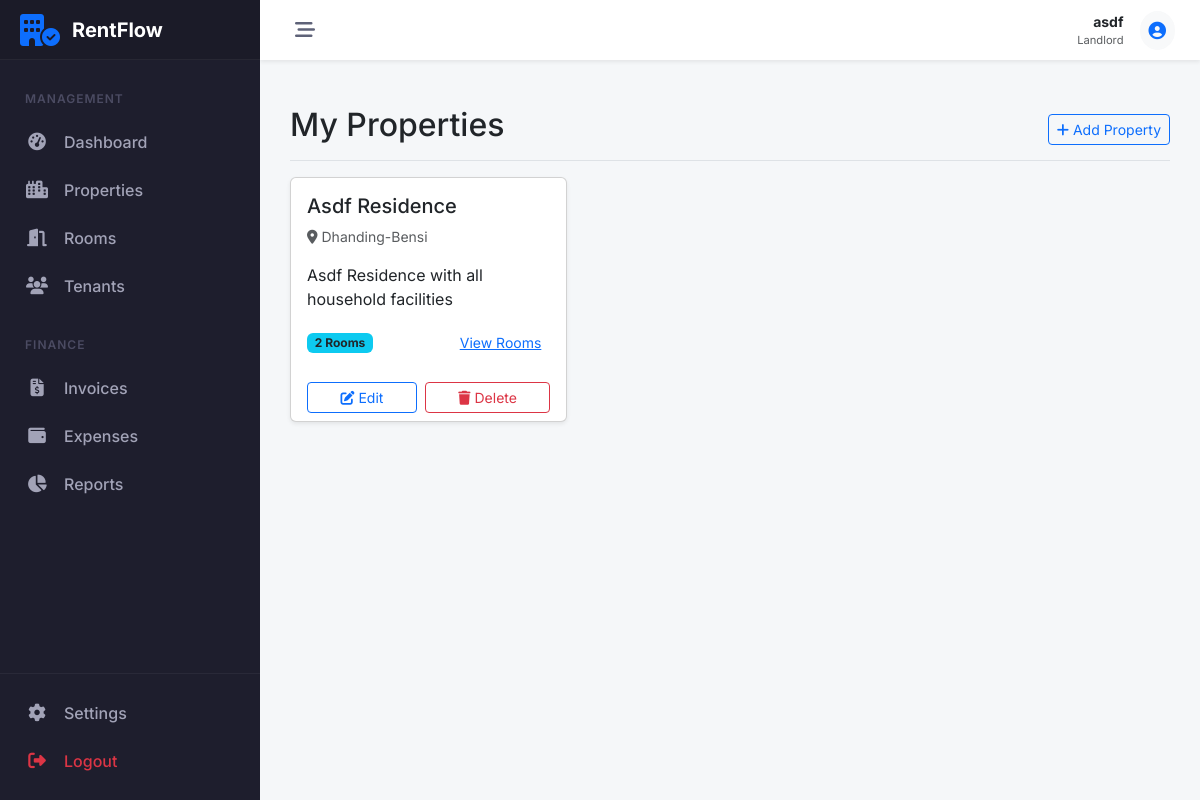
The app's page /properties/ (signed in) with its own data.
### accounts/models.py (models this page shows, shortened)
class Profile(models.Model):
    ROLE_CHOICES = (
        ('LANDLORD', 'Landlord'),
        ('TENANT', 'Tenant'),
    )
    user = models.OneToOneField(User, on_delete=models.CASCADE, related_name='profile')
    role = models.CharField(max_length=10, choices=ROLE_CHOICES, default='TENANT', db_index=True)
    phone = models.CharField(max_length=15, blank=True)
    address = models.TextField(blank=True)
    needs_password_change = models.BooleanField(default=False)
    created_at = models.DateTimeField(auto_now_add=True)
    updated_at = models.DateTimeField(auto_now=True)

### properties/models.py (models this page shows, shortened)
class Property(models.Model):
    landlord = models.ForeignKey(User, on_delete=models.CASCADE, related_name='properties')
    name = models.CharField(max_length=100)
    address = models.TextField()
    description = models.TextField(blank=True)
    created_at = models.DateTimeField(auto_now_add=True)
    class Meta:
        verbose_name_plural = "Properties"

### properties/views.py (the view)
# urls.py: path('', PropertyListView.as_view(), name='property_list'),
class PropertyListView(LandlordRequiredMixin, ListView):
    model = Property
    template_name = 'properties/property_list.html'
    context_object_name = 'properties'
    def get_queryset(self):
        return Property.objects.filter(landlord=self.request.user)

### core/mixins.py (called while the page is built)
    def test_func(self):
        user = self.request.user
        return user.is_authenticated and hasattr(user, 'profile') and user.profile.role == 'LANDLORD'

### properties/templates/properties/property_list.html (shortened to what this page needs)
{% extends 'core/base.html' %}
{% block content %}
<div class="d-flex justify-content-between flex-wrap flex-md-nowrap align-items-center pt-3 pb-2 mb-3 border-bottom">
    <h1 class="h2">My Properties</h1>
    <div class="btn-toolbar mb-2 mb-md-0">
        <a href="{% url 'properties:property_add' %}" class="btn btn-sm btn-outline-primary"><i
                class="fa-solid fa-plus me-1"></i>Add Property</a>
    </div>
</div>
<div class="row row-cols-1 row-cols-md-3 g-4">
    {% for property in properties %}
    <div class="col">
        <div class="card h-100 shadow-sm">
            <div class="card-body">
                <h5 class="card-title">{{ property.name }}</h5>
                <p class="card-text text-muted small"><i class="fa-solid fa-location-dot me-1"></i>{{ property.address  }}
                </p>
                <p class="card-text">{{ property.description|truncatewords:20 }}</p>
                <div class="d-flex justify-content-between align-items-center">
                    <span class="badge bg-info text-dark">{{ property.rooms.count }} Rooms</span>
                    <a href="{% url 'properties:room_list' %}?property={{ property.id }}"
                        class="btn btn-sm btn-link">View Rooms</a>
                </div>
            </div>
            <div class="card-footer bg-transparent border-top-0">
                <div class="d-flex gap-2">
                    <a href="{% url 'properties:property_edit' property.pk %}"
                        class="btn btn-sm btn-outline-primary flex-fill">
                        <i class="fa-solid fa-pen-to-square me-1"></i>Edit
                    </a>
                    <a href="{% url 'properties:property_delete' property.pk %}"
                        class="btn btn-sm btn-outline-danger flex-fill">
                        <i class="fa-solid fa-trash me-1"></i>Delete
                    </a>
                </div>
            </div>
        </div>
    </div>
    {% empty %}
    <div class="col-12">
        <div class="alert alert-warning">No properties found. <a href="#">Create your first property!</a></div>
    </div>
    {% endfor %}
</div>
{% endblock %}

### core/templates/core/base.html (shortened to what this page needs)
<!DOCTYPE html>
<html lang="en">
<head>
    <link href="https://cdn.jsdelivr.net/npm/bootstrap@5.3.0/dist/css/bootstrap.min.css" rel="stylesheet">
    <link rel="stylesheet" href="https://cdnjs.cloudflare.com/ajax/libs/font-awesome/6.5.1/css/all.min.css">
</head>
<body>
    {% if user.is_authenticated %}
    <aside id="sidebar">
        <div class="sidebar-logo">
            <i class="fa-solid fa-building-circle-check fa-2x text-primary"></i>
            <span class="logo-text">RentFlow</span>
        </div>
        <div class="sidebar-nav">
            {% if user.profile.role == 'LANDLORD' %}
            <div class="nav-header">Management</div>
            <a href="{% url 'dashboard:landlord_dash' %}"
                class="nav-link-custom {% if 'dashboard' in request.resolver_match.view_name %}active{% endif %}">
                <i class="fa-solid fa-gauge-high"></i>
                <span>Dashboard</span>
            </a>
            <div class="nav-item">
                <a class="nav-link-custom" data-bs-toggle="collapse" href="#collapse-properties" role="button"
                    aria-expanded="false" aria-controls="collapse-properties">
                    <i class="fa-solid fa-city"></i>
                    <span>Properties</span>
                </a>
            </div>
            <div class="nav-item">
                <a class="nav-link-custom" data-bs-toggle="collapse" href="#collapse-rooms" role="button"
                    aria-expanded="false" aria-controls="collapse-rooms">
                    <i class="fa-solid fa-door-open"></i>
                    <span>Rooms</span>
                </a>
            </div>
            <div class="nav-item">
                <a class="nav-link-custom" data-bs-toggle="collapse" href="#collapse-tenants" role="button"
                    aria-expanded="false" aria-controls="collapse-tenants">
                    <i class="fa-solid fa-users"></i>
                    <span>Tenants</span>
                </a>
            </div>
            <div class="nav-header mt-3">Finance</div>
            <div class="nav-item">
                <a class="nav-link-custom" data-bs-toggle="collapse" href="#collapse-invoices" role="button"
                    aria-expanded="false" aria-controls="collapse-invoices">
                    <i class="fa-solid fa-file-invoice-dollar"></i>
                    <span>Invoices</span>
                </a>
            </div>
            <div class="nav-item">
                <a class="nav-link-custom" data-bs-toggle="collapse" href="#collapse-expenses" role="button"
                    aria-expanded="false" aria-controls="collapse-expenses">
                    <i class="fa-solid fa-wallet"></i>
                    <span>Expenses</span>
                </a>
            </div>
            <a href="{% url 'payments:financial_report' %}"
                class="nav-link-custom {% if 'report' in request.resolver_match.view_name %}active{% endif %}">
                <i class="fa-solid fa-chart-pie"></i>
                <span>Reports</span>
            </a>
            {% endif %}
        </div>
        <div class="sidebar-footer">
            <a href="#" class="nav-link-custom">
                <i class="fa-solid fa-gear"></i>
                <span>Settings</span>
            </a>
            <a href="javascript:void(0)" onclick="document.getElementById('logout-form').submit()"
                class="nav-link-custom text-danger">
                <i class="fa-solid fa-right-from-bracket"></i>
                <span>Logout</span>
            </a>
        </div>
    </aside>
    <div id="main-wrapper">
        <header id="topbar">
            <button class="toggle-btn" id="sidebar-toggle">
                <i class="fa-solid fa-bars-staggered"></i>
            </button>
            <div class="ms-auto d-flex align-items-center">
                <div class="me-3 d-none d-md-block text-end">
                    <div class="fw-bold small text-dark">{{ user.username }}</div>
                    <div class="text-muted small" style="font-size: 0.7rem;">{{ user.profile.get_role_display }}</div>
                </div>
                <div class="dropdown">
                    <a href="#" class="btn btn-light btn-sm rounded-circle p-2" data-bs-toggle="dropdown">
                    </a>
                </div>
            </div>
        </header>
        <main id="content-area">
            {% block content %}{% endblock %}
        </main>
    </div>
    {% endif %}
</body>
</html>

### core/templates/core/base.html (style rules this page uses)
:root { --sidebar-width: 260px; --sidebar-collapsed-width: 70px; --sidebar-bg: #1e1e2d; --sidebar-hover: #2b2b40; --sidebar-active: #3699ff; --topbar-height: 60px; --transition-speed: 0.3s; }
body { font-family: 'Inter', sans-serif; background-color: #f5f7f9; overflow-x: hidden; }
#sidebar { width: var(--sidebar-width); height: 100vh; position: fixed; left: 0; top: 0; background: var(--sidebar-bg); color: #a2a3b7; transition: all var(--transition-speed) ease-in-out; z-index: 1000; display: flex; flex-direction: column; }
.sidebar-logo { padding: 20px; height: var(--topbar-height); display: flex; align-items: center; border-bottom: 1px solid rgba(255, 255, 255, 0.05); background: rgba(0, 0, 0, 0.1); overflow: hidden; white-space: nowrap; }
.logo-text { font-weight: 700; font-size: 1.25rem; color: #fff; margin-left: 12px; transition: opacity var(--transition-speed); }
.sidebar-nav { padding: 20px 0; flex-grow: 1; overflow-y: auto; overflow-x: hidden; }
.nav-header { padding: 10px 25px; font-size: 0.75rem; text-transform: uppercase; font-weight: 600; letter-spacing: 1px; color: #4b4b62; }
.nav-link-custom { display: flex; align-items: center; padding: 12px 25px; color: #a2a3b7; text-decoration: none; transition: all 0.2s; white-space: nowrap; position: relative; }
.nav-link-custom i { width: 24px; font-size: 1.1rem; text-align: center; }
.nav-link-custom span { margin-left: 15px; font-weight: 500; transition: opacity var(--transition-speed); }
#main-wrapper { margin-left: var(--sidebar-width); min-height: 100vh; transition: all var(--transition-speed) ease-in-out; display: flex; flex-direction: column; }
#topbar { height: var(--topbar-height); background: #fff; box-shadow: 0 0.125rem 0.25rem rgba(0, 0, 0, 0.075); display: flex; align-items: center; padding: 0 25px; position: sticky; top: 0; z-index: 999; }
.toggle-btn { background: transparent; border: none; font-size: 1.25rem; color: #5e6278; cursor: pointer; padding: 5px 10px; border-radius: 4px; }
#content-area { padding: 30px; flex-grow: 1; }
.sidebar-footer { border-top: 1px solid rgba(255, 255, 255, 0.05); padding: 15px 0; }

### records on screen
Property: name "Asdf Residence", address "Dhanding-Bensi", description "Asdf Residence with all household facilities", rooms.count "2"

### other values on screen
{{ user.username }} "asdf"
{{ user.profile.get_role_display }} "Landlord"
